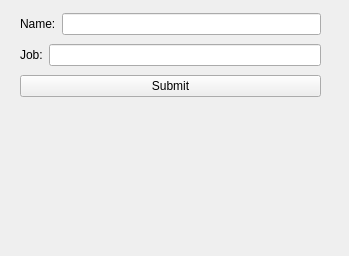
<?xml version="1.0" encoding="UTF-8"?>
<ui version="4.0">
 <class>Form</class>
 <widget class="QWidget" name="Form">
  <property name="geometry">
   <rect>
    <x>0</x>
    <y>0</y>
    <width>349</width>
    <height>256</height>
   </rect>
  </property>
  <property name="windowTitle">
   <string>Form</string>
  </property>
  <widget class="QWidget" name="">
   <property name="geometry">
    <rect>
     <x>20</x>
     <y>10</y>
     <width>301</width>
     <height>91</height>
    </rect>
   </property>
   <layout class="QVBoxLayout" name="verticalLayout">
    <item>
     <layout class="QHBoxLayout" name="horizontalLayout">
      <item>
       <widget class="QLabel" name="label">
        <property name="text">
         <string>Name:</string>
        </property>
       </widget>
      </item>
      <item>
       <widget class="QLineEdit" name="name_edit"/>
      </item>
     </layout>
    </item>
    <item>
     <layout class="QHBoxLayout" name="horizontalLayout_2">
      <item>
       <widget class="QLabel" name="label_2">
        <property name="text">
         <string>Job:</string>
        </property>
       </widget>
      </item>
      <item>
       <widget class="QLineEdit" name="job_edit"/>
      </item>
     </layout>
    </item>
    <item>
     <widget class="QPushButton" name="submit_button">
      <property name="text">
       <string>Submit</string>
      </property>
     </widget>
    </item>
   </layout>
  </widget>
 </widget>
 <resources/>
 <connections/>
</ui>
